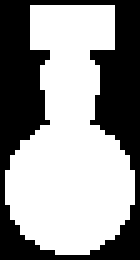
#> input picture cv/图像旋转缩放生成/imgSrc.bmp, 28 x 52 px (shown 5 times larger)
$ python test2.py
#> lines starting #> are read from the running program, lines starting #| are printed output that depends on the picture; after the words box and inside, x2 and y2 are one past the last pixel; in counts of white or black regions, pixels touching at a corner belong together
#%%
import cv2
from cv2 import cv2
import matplotlib.pyplot as plt
import numpy as np
import random

def makeResizeImage(image, ratio,points):
    points = points * ratio
    image = cv2.resize(image, (int(image.shape[1] * ratio),  int(image.shape[0]*ratio)))
    return image, points

def getPointsImg(image,points):
    img = np.zeros_like(image)
    for i in range(points.shape[0]):
        img[int(points[i,0]), int(points[i,1])] = 255
    return img

def drowPointsLableImg(image,pointsLable):
    for points in pointsLable:
        for i in range(points.shape[0]):
            image[int(points[i,0]), int(points[i,1])] = 255

def makeSpinImage(image, angle,points):
    (h,w) = image.shape[:2]
    (cx,cy) = (w/2,h/2)
    M = cv2.getRotationMatrix2D((cx,cy),-angle,1.0)
    cos = np.abs(M[0,0])
    sin = np.abs(M[0,1])
    nW = int((h*sin)+(w*cos))
    nH = int((h*cos)+(w*sin))
    M[0,2] += (nW/2) - cx
    M[1,2] += (nH/2) - cy
    points2 = np.zeros_like(points)
    for i in range(points.shape[0]):
        tem = np.array([[points[i,1]],[points[i,0]],[1]])
        tem2 = np.matmul(M, tem)
        points2[i,0] = tem2[1,0]
        points2[i,1] = tem2[0,0]
    return cv2.warpAffine(image,M,(nW,nH)),points2

def compute_iou(box1, box2):
    """xmin, ymin, xmax, ymax"""
    A1 = (box1[2] - box1[0])*(box1[3] - box1[1])
    A2 = (box2[2] - box2[0])*(box2[3] - box2[1])
    xmin = max(box1[0], box2[0])
    ymin = max(box1[1], box2[1])
    xmax = min(box1[2], box2[2])
    ymax = min(box1[3], box2[3])
    if ymin >= ymax or xmin >= xmax: return 0
    return  ((xmax-xmin) * (ymax - ymin)) / (A1 + A2)

# %%
SIZE = 256
imgSrc = cv2.imread("imgSrc.bmp", cv2.IMREAD_GRAYSCALE)
#> imgSrc: shape (52, 28); 58.5% white; 1 black region, box (x1, y1, x2, y2) and area: (0, 0, 28, 52) 604
pointsSrc = np.array([[1,6],[1,22],[9,6],[9,22]])

blank = np.zeros(shape=[SIZE, SIZE])
boxes = []
pointLabels = []
for i in range(5):
    angle = random.randint(0, 360)
    img, points = makeSpinImage(imgSrc, angle, pointsSrc)
    xmin = np.random.randint(0, SIZE-img.shape[0], 1)[0]
    ymin = np.random.randint(0, SIZE-img.shape[1], 1)[0]
    xmax = xmin + img.shape[0]
    ymax = ymin + img.shape[1]
    box = [xmin, ymin, xmax, ymax]
    if len(boxes) > 0:
        iou = [compute_iou(box, b) for b in boxes]
        if max(iou) > 0.02:
            continue
    points += np.array([xmin, ymin])
    boxes.append(box)
    pointLabels.append(points)
    blank[xmin:xmax, ymin:ymax] = img
#> this loop made 5 passes
#> points on passes 1 to 5: [[226, 67], [222, 52], [219, 70], [214, 54]], [[171, 210], [161, 197], [164, 214], [155, 201]], [[2, 23], [8, 38], [10, 20], [15, 35]], [[141, 61], [153, 50], [135, 55], [147, 44]], [[29, 4], [13, 1], [28, 11], [12, 9]]
#> pass 1, `img, points = makeSpinImage(imgSrc, angle, pointsSrc)`:
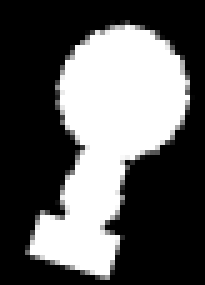
#> img: shape (57, 41) (shown 5 times larger); min 0, max 255, mean 93
#> pass 2, `img, points = makeSpinImage(imgSrc, angle, pointsSrc)`:
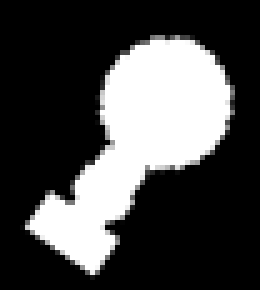
#> img: shape (58, 52) (shown 5 times larger); min 0, max 255, mean 72
#> pass 3, `img, points = makeSpinImage(imgSrc, angle, pointsSrc)`:
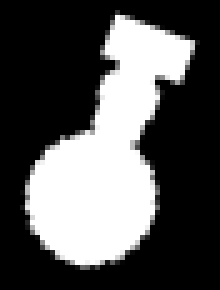
#> img: shape (58, 44) (shown 5 times larger); min 0, max 255, mean 85.1
#> after the loop:
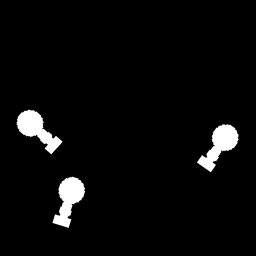
#> blank: shape (256, 256) float64; min 0, max 255, mean 9.9
#> after the loop, boxes = [[172, 47, 229, 88], [117, 192, 175, 244], [103, 9, 158, 66]]; pointLabels = [[[226, 67], [222, 52], [219, 70], [214, 54]], [[171, 210], [161, 197], [164, 214], [155, 201]], [[141, 61], [153, 50], [135, 55], [147, 44]]]


plt.imshow(blank)
plt.show()
for points in pointLabels:
    for j in range(points.shape[0]):
        for i in range(5):
            cv2.circle(blank, (int(points[j,1]), int(points[j,0])), i, (255-i*40), 1)
#> this loop made 3 passes
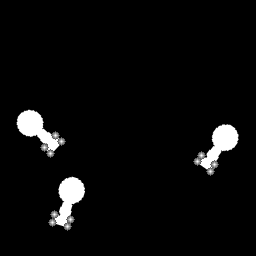
#> blank: shape (256, 256) float64; 0.89% of pixels changed, all inside (x1, y1, x2, y2) = (40, 131, 219, 231)
plt.imshow(blank)

# %%
